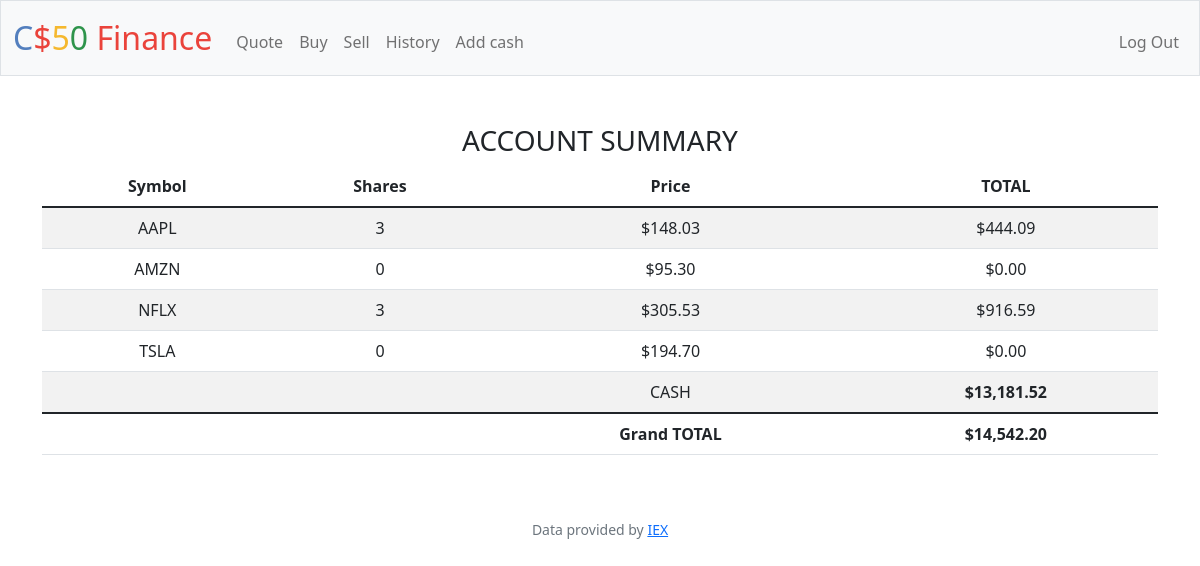
The page / (signed in) on the database its author committed.
### tables this page shows
CREATE TABLE 'history' ('id' INTEGER PRIMARY KEY AUTOINCREMENT NOT NULL, 'user_id' INTEGER, 'shares' INTEGER, 'symbol' TEXT, 'price' REAL, 'date' DATETIME);

CREATE TABLE users (id INTEGER PRIMARY KEY AUTOINCREMENT NOT NULL, username TEXT NOT NULL, hash TEXT NOT NULL, cash NUMERIC NOT NULL DEFAULT 10000.00);

### app.py (the view)
@app.route("/")
@login_required
def index():
    user_id = session["user_id"]
    """storing the purchased items into variable "product" and create new variable
    user_balance to store the cash user has"""
    products = db.execute("SELECT symbol, SUM(shares) AS sum_shares, price FROM history WHERE user_id = ? GROUP BY symbol", user_id)
    user_balance = db.execute("SELECT cash FROM users WHERE id = ?", user_id)[0]["cash"]
    total = user_balance
    for product in products:
        total += product["price"] * product["sum_shares"]
    return render_template("index.html", products = products, user_balance=user_balance, total = total )

### app.py (called while the page is built)
@app.after_request
def after_request(response):
    response.headers["Cache-Control"] = "no-cache, no-store, must-revalidate"
    response.headers["Expires"] = 0
    response.headers["Pragma"] = "no-cache"
    return response

### helpers.py (called while the page is built)
def login_required(f):
    @wraps(f)
    def decorated_function(*args, **kwargs):
        if session.get("user_id") is None:
            return redirect("/login")
        return f(*args, **kwargs)
    return decorated_function

def usd(value):
    return f"${value:,.2f}"

### templates/index.html (shortened to what this page needs)
{% extends "layout.html" %}
{% block main %}
    <div class="container-lg">
        <h3>ACCOUNT SUMMARY</h3>
        <table class="table table-striped">
            <thead>
                <tr>
                    <th>Symbol</th>
                    <th>Shares</th>
                    <th>Price</th>
                    <th>TOTAL</th>
                </tr>
            </thead>
            <tbody>
                {% for product in products %}
                <tr>
                    <td>{{ product["symbol"]}}</td>
                    <td>{{ product["sum_shares"]}}</td>
                    <td>{{ product["price"] | usd }}</td>
                    <td>{{ (product["sum_shares"] * product["price"]) | usd }}</td>
                </tr>
                {% endfor %}
                <tr>
                    <td></td>
                    <td></td>
                    <td>CASH</td>
                    <td> <strong>{{user_balance | usd}}</strong></td>
                </tr>
            </tbody>
            <tfoot>
                <td colspan="2"> </td>
                <td> <strong>Grand TOTAL</strong></td>
                <td> <strong>{{ total | usd }}</strong></td>
            </tfoot>
        </table>
    </div>
{% endblock %}

### templates/layout.html (shortened to what this page needs)
<!DOCTYPE html>
<html lang="en">
    <head>
        <link href="https://cdn.jsdelivr.net/npm/bootstrap@5.1.3/dist/css/bootstrap.min.css" rel="stylesheet">
        <link href="/static/styles.css" rel="stylesheet">
    </head>
    <body>
        <nav class="bg-light border navbar navbar-expand-md navbar-light">
            <div class="container-fluid">
                <a class="navbar-brand" href="/"><span class="blue">C</span><span class="red">$</span><span class="yellow">5</span><span class="green">0</span> <span class="red">Finance</span></a>
                <div class="collapse navbar-collapse" id="navbar">
                    {% if session["user_id"] %}
                        <ul class="navbar-nav me-auto mt-2">
                            <li class="nav-item"><a class="nav-link" href="/quote">Quote</a></li>
                            <li class="nav-item"><a class="nav-link" href="/buy">Buy</a></li>
                            <li class="nav-item"><a class="nav-link" href="/sell">Sell</a></li>
                            <li class="nav-item"><a class="nav-link" href="/history">History</a></li>
                            <li class="nav-item"><a class="nav-link" href="/addcash">Add cash</a></li>
                        </ul>
                        <ul class="navbar-nav ms-auto mt-2">
                            <li class="nav-item"><a class="nav-link" href="/logout">Log Out</a></li>
                        </ul>
                    {% else %}
                        <ul class="navbar-nav ms-auto mt-2">
                            <li class="nav-item"><a class="nav-link" href="/register">Register</a></li>
                            <li class="nav-item"><a class="nav-link" href="/login">Log In</a></li>
                        </ul>
                    {% endif %}
                </div>
            </div>
        </nav>
        <main class="container-fluid py-5 text-center">
            {% block main %}{% endblock %}
        </main>
        <footer class="mb-5 small text-center text-muted">
            Data provided by <a href="https://iexcloud.io/">IEX</a>
        </footer>
    </body>
</html>

### static/styles.css (style rules this page uses)
nav .navbar-brand { font-size: xx-large; }
nav .navbar-brand .blue { color: #537fbe; }
nav .navbar-brand .red { color: #ea433b; }
nav .navbar-brand .yellow { color: #f5b82e; }
nav .navbar-brand .green { color: #2e944b; }

### rows shown on the page
history: symbol "AAPL", sum_shares "3", price "$148.03", sum_shares "$444.09"
history: symbol "AMZN", sum_shares "0", price "$95.30", sum_shares "$0.00"
history: symbol "TSLA", sum_shares "0", price "$194.70", sum_shares "$0.00"
users: cash "$13,181.52"

### other values the page prints
{{ product["symbol"] }} "NFLX"
{{ product["sum_shares"] }} "3"
{{ product["price"] | usd }} "$305.53"
{{ (product["sum_shares"] * product["price"]) | usd }} "$916.59"
{{ total | usd }} "$14,542.20"
